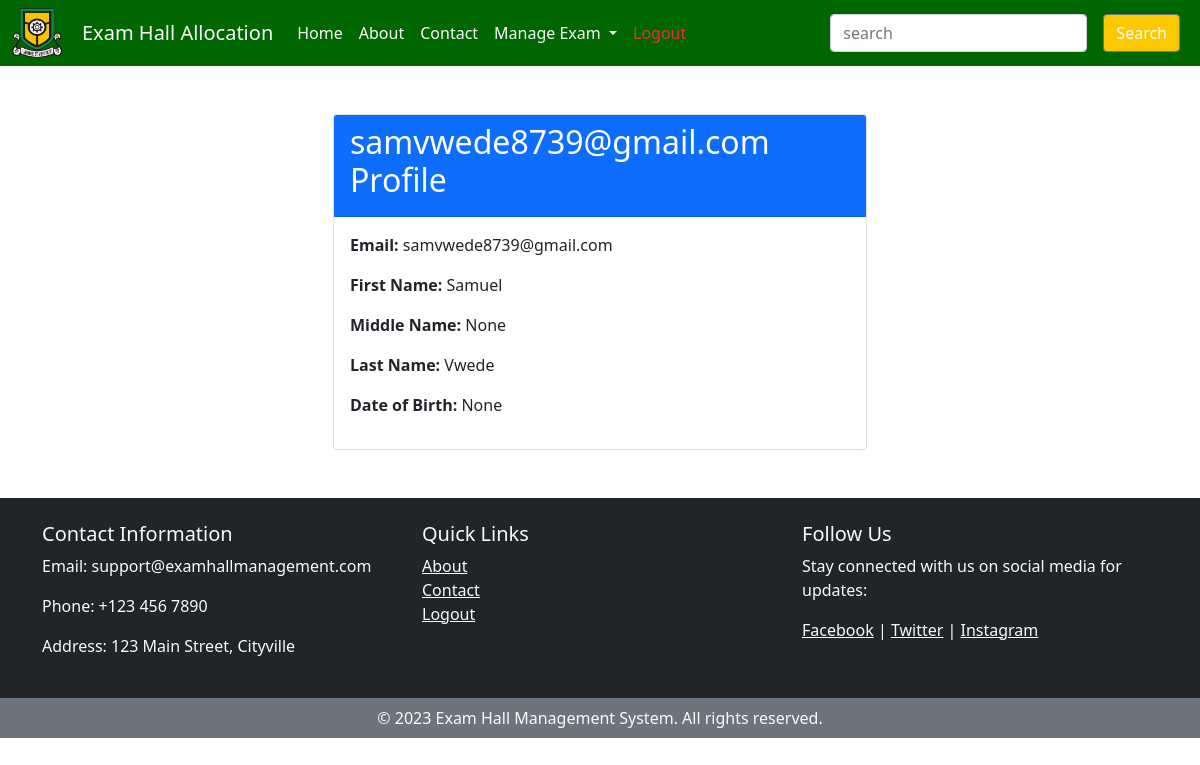
/accounts/invigilator/samvwede8739gmailcom/ (signed in), run on the app's committed database.
### accounts/models.py (models this page shows, shortened)
class CustomUser(AbstractUser):
    email = models.EmailField(unique=True)
    first_name = models.CharField(max_length=30)
    middle_name = models.CharField(max_length=30, blank=True, null=True)
    last_name = models.CharField(max_length=30)
    date_of_birth = models.DateField(null=True, blank=True)
    user_type = models.CharField(max_length=20, verbose_name="User Type")
    slug = models.SlugField(unique=True, blank=True, null=True)
    objects = CustomUserManager()

### accounts/views.py (the view)
# urls.py: path('invigilator/<slug:slug>/', InvigilatorProfileView.as_view(), name='invigilator_profile'),
class InvigilatorProfileView(LoginRequiredMixin, DetailView):
    model = Invigilator
    template_name = 'accounts/invigilator_profile.html'
    context_object_name = 'invigilator'
    slug_field = 'slug'
    slug_url_kwarg = 'slug'

### accounts/templates/accounts/invigilator_profile.html
{% extends 'base.html' %}
{% block content %}
    <div class="container mt-5">
        <div class="row">
            <div class="col-md-6 offset-md-3">
                <div class="card">
                    <div class="card-header bg-primary text-white">
                        <h2>{{ invigilator.username }} Profile</h2>
                    </div>
                    <div class="card-body">
                        <p><strong>Email:</strong> {{ invigilator.email }}</p>
                        <p><strong>First Name:</strong> {{ invigilator.first_name }}</p>
                        <p><strong>Middle Name:</strong> {{ invigilator.middle_name }}</p>
                        <p><strong>Last Name:</strong> {{ invigilator.last_name }}</p>
                        <p><strong>Date of Birth:</strong> {{ invigilator.date_of_birth }}</p>
                    </div>
                </div>
            </div>
        </div>
    </div>
{% endblock %}

### data on the page
CustomUser: username "samvwede8739@gmail.com", email "samvwede8739@gmail.com", first_name "Samuel", middle_name "None", last_name "Vwede", date_of_birth "None"
